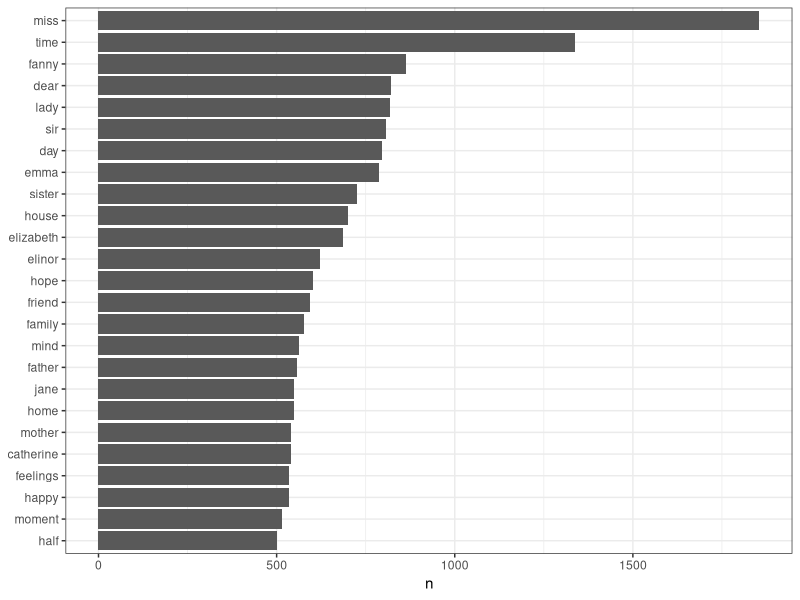

Write the R code that produced this figure.
# Exercise-1
# Developed from: http://tidytextmining.com/

# Set up (install packages that you don't have)
library(janeaustenr)
library(tidytext)
library(dplyr)
library(stringr)
library(ggplot2)

# Load booksinto a dataframe using the austen_books() function
original_books <- austen_books() 

# How many books are in the dataset?
num_books <- length(unique(original_books$book))

# Which book has the most lines?
book_lines <- original_books %>% 
  group_by(book) %>% 
  summarize(lines = n())

# Use the unnest_tokens function to generate the full list of words
all_words <- original_books %>%
  unnest_tokens(word, text)

# Which words are most common (regardless of which book them come from)?
word_count <- all_words %>% 
  group_by(word) %>% 
  summarize(count = n()) %>% 
  arrange(-count)

# Remove stop words by performing an anti_join with the stop_words dataframe
no_stop_words <- all_words %>% 
  anti_join(stop_words, by="word")

# Which non stop-words are most common?
non_stop_count <- no_stop_words %>%
  group_by(word) %>% 
  summarize(count = n()) %>% 
  arrange(-count)

# Use ggplot to make a horizontal bar chart of the word frequencies of non-stop words
#no_stop_words %>% 
no_stop_words %>%
  count(word, sort = TRUE) %>%
  filter(n > 500) %>%
  mutate(word = reorder(word, n)) %>%
  ggplot(aes(word, n)) +
  geom_col() +
  xlab(NULL) +
  coord_flip() +
  theme_bw()
